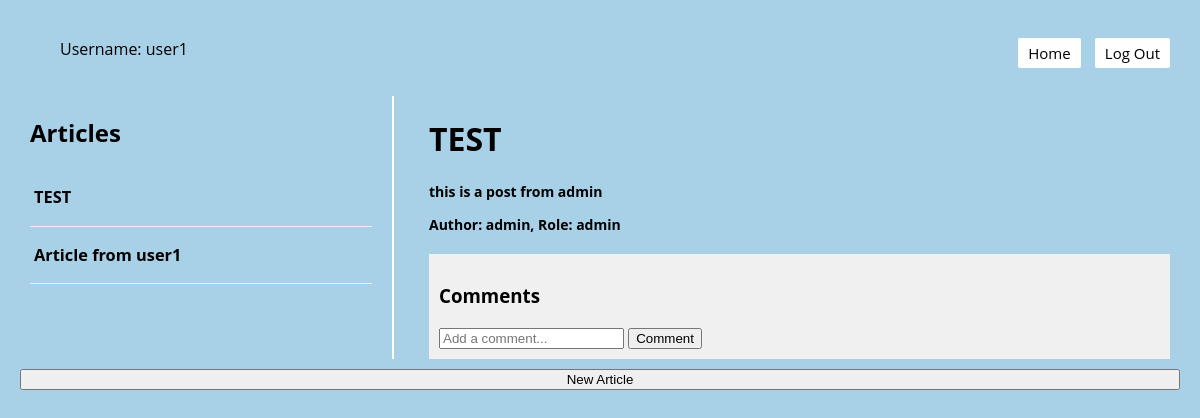
The page /knowledge-repository/1 (signed in) on the database its author committed.
### models.py (models this page shows)
class Base(DeclarativeBase):
    pass

class Article(Base):
    __tablename__ = "article"
    id: Mapped[int] = mapped_column(Integer, primary_key=True)
    title: Mapped[str] = mapped_column(String(100), nullable=False)
    content: Mapped[str] = mapped_column(Text, nullable=False)
    author_id: Mapped[int] = mapped_column(Integer, ForeignKey('user.username'), nullable=False)
    comments = relationship('Comment', backref='article', lazy='dynamic')
    user = relationship("User", foreign_keys=[author_id])

### app.py (the view)
@app.route("/knowledge-repository", defaults={'article_id': None})
@app.route("/knowledge-repository/<int:article_id>")
def knowledge_repository(article_id):
    username = session.get("username")
    if username is None:
        return redirect(url_for('login'))  # Redirect to login page
    articles = db.get_all_articles()
    selected_article = db.get_article(article_id) if article_id else None
    if selected_article != None:
        author_role = db.get_user_role(selected_article.author_id)
    else:
        author_role = "student"
    return render_template('knowledge_repository.jinja', username=username, articles=articles, selected_article=selected_article, author_role = author_role)

### app.py (called while the page is built)
def csp_policy_string(policy_dict):
    return "; ".join([f"{key} {' '.join(val) if isinstance(val, list) else val}" for key, val in policy_dict.items()])

@app.after_request
def apply_csp(response):
    policy = {
    "default-src": "'self'",
    "script-src": [
        "'self'",
        "https://cdnjs.cloudflare.com",  # Allow scripts from CDN for Crypto-JS
        "https://cdn.jsdelivr.net",
        "'unsafe-inline'"
    ],
    "style-src": "'self' 'unsafe-inline'",  # Allows inline styles;
    "img-src": "'self'",
    "connect-src": "'self'",  # Restricts the URLs which can be loaded using script interfaces
    "font-src": "'self'",  # Fonts loading
    "object-src": "'none'",  # Prevents object, embed, and applet elements from rendering
    "frame-ancestors": "'none'"  # Protects against clickjacking
}
    response.headers['Content-Security-Policy'] = csp_policy_string(policy)
    return response

### db.py (called while the page is built)
def get_all_articles():
    with Session(engine) as session:
        articles = session.query(Article).all()
        return articles

def get_article(article_id):
    with Session(engine) as session:
        return session.query(Article).filter(Article.id == article_id).first()

def get_user_role(username):
    with Session(engine) as session:
        user = session.query(User).filter(User.username == username).first()
        if user:
            return user.role.value
        else:
            return None  # Return None if the user is not found

### templates/knowledge_repository.jinja (shortened to what this page needs)
{% extends 'base.jinja' %}
{% block content %}
<nav style="padding: 2px 0; overflow: auto;">
    <div style="float: left;">
        <ul>
            <li class="username" style="display: inline-block;">Username: {{ username }}</li>
        </ul>
    </div>
    <div style="float: right;">
        <ul>
            <li style="display: inline-block;"><button onclick="location.href='{{ url_for('home') }}'">Home</button></li>
            <button onclick="confirmLogout()">Log Out</button>
        </ul>
    </div>
</nav>
<div class="container">
    <div class="sidebar">
        <h2>Articles</h2>
            {% for article in articles %}
            <div class="article-preview" onclick="location.href='{{ url_for('knowledge_repository', article_id=article.id) }}'">
                <h3>{{ article.title }}</h3>
            </div>
            {% endfor %}
        </div>
        <div class="main-content">
            {% if selected_article %}
            <h1>{{ selected_article.title }}</h1>
            <p>{{ selected_article.content }}</p>
            <p>Author: {{ selected_article.author_id }}, Role: {{ author_role }}</p>
            <div class="comments">
                <h3>Comments</h3>
                <form action="{{ url_for('add_comment', article_id=selected_article.id) }}" method="post">
                    <input type="text" name="content" placeholder="Add a comment...">
                    <button type="submit">Comment</button>
                </form>
            </div>
            {% endif %}
        </div>
    </div>
    <button id="newArticleBtn">New Article</button>
{% endblock %}

### templates/knowledge_repository.jinja (style rules this page uses)
html, body { height: 100%; margin: 10px; display: flex; flex-direction: column; font-family: 'Open Sans', sans-serif; background-color: #A8D0E6; }
h2 { font-family: 'Open Sans', sans-serif; }
p { font-family: 'Open Sans', sans-serif; color: black; font-size: 14px; font-weight: bold; }
.container { display: flex; justify-content: space-between; padding: 10px; }
.sidebar { width: 30%; border-right: 2px solid white; padding-right: 20px; }
.article-preview { cursor: pointer; padding: 1px 4px; border-bottom: 1px solid #eee; font-size: 14px; }
.main-content { width: 65%; padding-left: 20px; }
.comments { margin-top: 20px; background-color: #f0f0f0; padding: 10px; }
nav { overflow: auto padding: 2px 0; }
nav button { font-family: 'Open Sans', sans-serif; padding: 5px 10px; background-color: white; color: black; border: none; border-radius: 2px; cursor: pointer; text-align: center; text-decoration: none; display: inline-block; margin-right: 10px; font-size: 15px; transition: background-color 0.3s, color 0.3s; }

### rows shown on the page
Article: author "user1", title "Article from user1"
Article: title "TEST", content "this is a post from admin", author_id "admin"

### other values the page prints
{{ author_role }} "admin"
